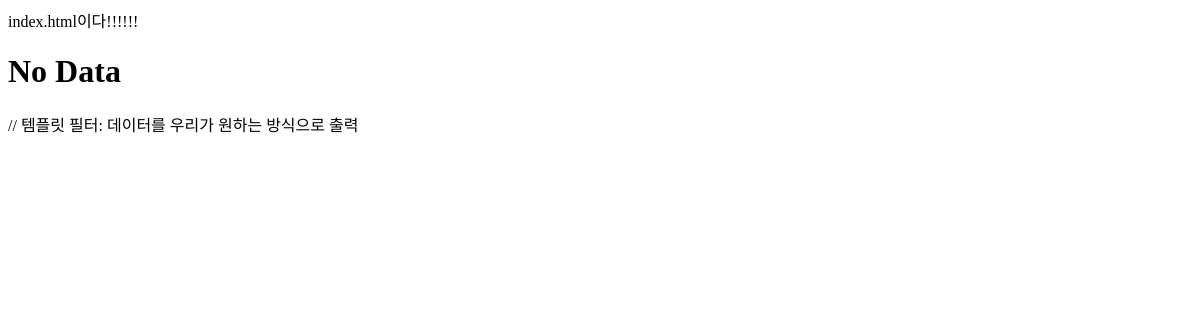
/blog/, run on an earlier commit of the app's database.
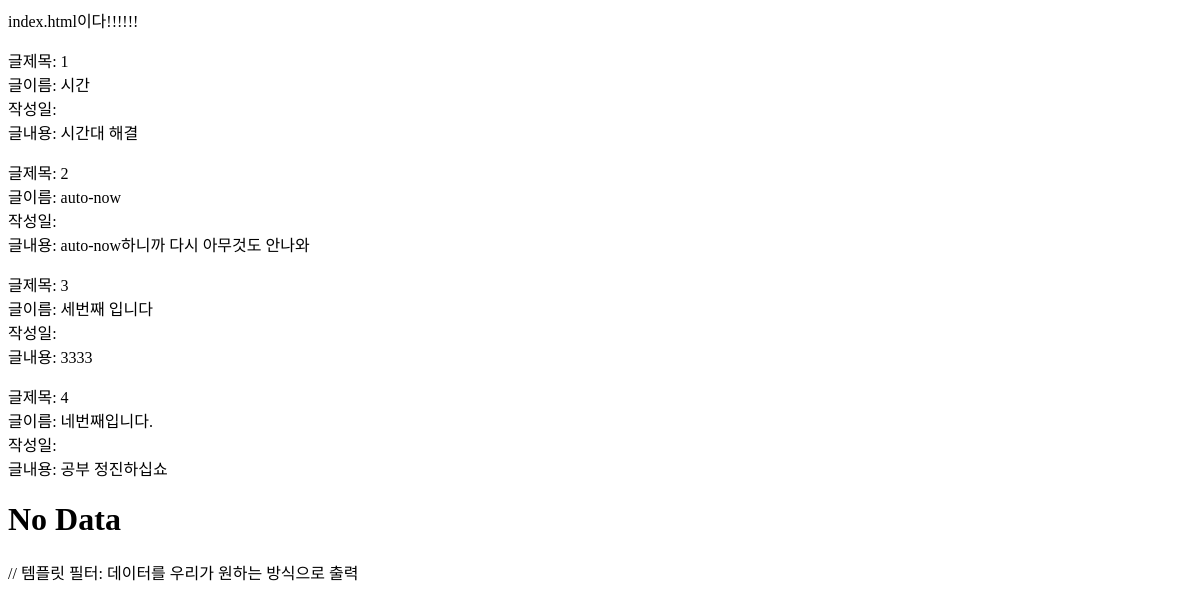
And on a later commit of the database.
### blog/models.py (models this page shows, shortened)
class Post(models.Model):
    title = models.CharField(max_length=50)
    content = models.TextField()
    created_at = models.DateTimeField(auto_now=True) # 아예 값 자체가 지금 시간으로 자동적으로 입력됨(우리가 변경할 필요 없음)
    updated_at = models.DateTimeField()

### blog/views.py (the view)
# urls.py: path('', views.PostList.as_view()),  # CBV post_list.html을 기본 템플릿으로 찾게 됩니다
class PostList(ListView):
    model = Post
    template_name = 'blog/index.html'

### blog/templates/blog/index.html (shortened to what this page needs)
<!DOCTYPE html>
<html lang="en">
<head>
</head>
<body>
    index.html이다!!!!!!
    {% for post in post_list %}
    <p>
    글제목: {{ post.pk }}<br>
    글이름: {{ post.title }}<br>
    작성일: {{ post.crated_at }}<br>
    글내용: {{ post.content }}<br>
    {% endfor %}
    {% if count > 0 %}
        Data Count = {{ count }}
    {% else %}
        <h1>No Data</h1>
    {% endif %}
    // 템플릿  필터: 데이터를 우리가 원하는 방식으로 출력
</body>
</html>

What changed in the data, as far as the page shows it:
added Post: pk "1", title "시간", content "시간대 해결"
added Post: pk "2", title "auto-now", content "auto-now하니까 다시 아무것도 안나와"
added Post: pk "3", title "세번째 입니다", content "3333"
added Post: pk "4", title "네번째입니다.", content "공부 정진하십쇼"
